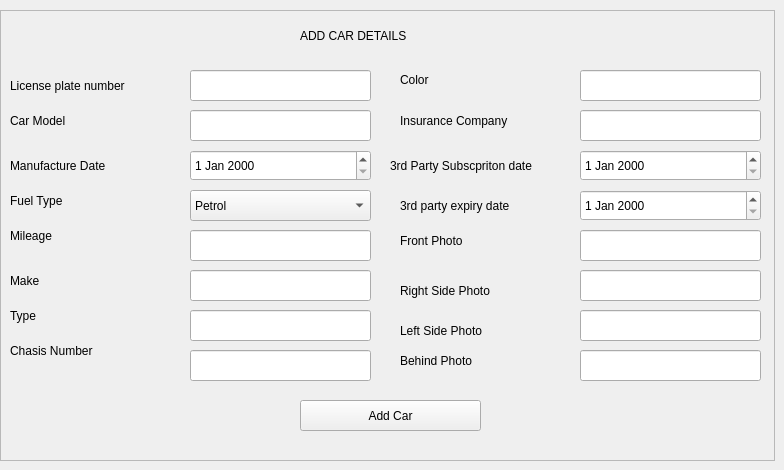
      <widget class="QWidget" name="page_4">
       <widget class="QFrame" name="frame">
        <property name="geometry">
         <rect>
          <x>0</x>
          <y>10</y>
          <width>775</width>
          <height>451</height>
         </rect>
        </property>
        <property name="autoFillBackground">
         <bool>true</bool>
        </property>
        <property name="frameShape">
         <enum>QFrame::StyledPanel</enum>
        </property>
        <property name="frameShadow">
         <enum>QFrame::Raised</enum>
        </property>
        <widget class="QLineEdit" name="lineEdit_7">
         <property name="geometry">
          <rect>
           <x>580</x>
           <y>100</y>
           <width>181</width>
           <height>31</height>
          </rect>
         </property>
         <property name="autoFillBackground">
          <bool>false</bool>
         </property>
        </widget>
        <widget class="QLabel" name="label_25">
         <property name="geometry">
          <rect>
           <x>10</x>
           <y>290</y>
           <width>101</width>
           <height>31</height>
          </rect>
         </property>
         <property name="text">
          <string>Type</string>
         </property>
        </widget>
        <widget class="QLineEdit" name="initial_mileage">
         <property name="geometry">
          <rect>
           <x>190</x>
           <y>220</y>
           <width>181</width>
           <height>31</height>
          </rect>
         </property>
         <property name="autoFillBackground">
          <bool>false</bool>
         </property>
        </widget>
        <widget class="QLabel" name="label_26">
         <property name="geometry">
          <rect>
           <x>10</x>
           <y>230</y>
           <width>46</width>
           <height>13</height>
          </rect>
         </property>
         <property name="text">
          <string/>
         </property>
        </widget>
        <widget class="QLineEdit" name="lineEdit_5">
         <property name="geometry">
          <rect>
           <x>580</x>
           <y>340</y>
           <width>181</width>
           <height>31</height>
          </rect>
         </property>
        </widget>
        <widget class="QDateEdit" name="manudate">
         <property name="geometry">
          <rect>
           <x>190</x>
           <y>140</y>
           <width>181</width>
           <height>31</height>
          </rect>
         </property>
         <property name="autoFillBackground">
          <bool>true</bool>
         </property>
        </widget>
        <widget class="QLabel" name="label_27">
         <property name="geometry">
          <rect>
           <x>10</x>
           <y>60</y>
           <width>141</width>
           <height>31</height>
          </rect>
         </property>
         <property name="text">
          <string>License plate number</string>
         </property>
        </widget>
        <widget class="QLineEdit" name="lineEdit_6">
         <property name="geometry">
          <rect>
           <x>580</x>
           <y>260</y>
           <width>181</width>
           <height>31</height>
          </rect>
         </property>
         <property name="autoFillBackground">
          <bool>false</bool>
         </property>
        </widget>
        <widget class="QComboBox" name="fuel_type">
         <property name="geometry">
          <rect>
           <x>190</x>
           <y>180</y>
           <width>181</width>
           <height>31</height>
          </rect>
         </property>
         <property name="autoFillBackground">
          <bool>true</bool>
         </property>
         <item>
          <property name="text">
           <string>Petrol</string>
          </property>
         </item>
         <item>
          <property name="text">
           <string>Deisel</string>
          </property>
         </item>
        </widget>
        <widget class="QLabel" name="label_28">
         <property name="geometry">
          <rect>
           <x>400</x>
           <y>60</y>
           <width>151</width>
           <height>20</height>
          </rect>
         </property>
         <property name="text">
          <string>Color</string>
         </property>
        </widget>
        <widget class="QLabel" name="label_29">
         <property name="geometry">
          <rect>
           <x>10</x>
           <y>180</y>
           <width>121</width>
           <height>21</height>
          </rect>
         </property>
         <property name="text">
          <string>Fuel Type</string>
         </property>
        </widget>
        <widget class="QLabel" name="label_30">
         <property name="geometry">
          <rect>
           <x>400</x>
           <y>310</y>
           <width>131</width>
           <height>21</height>
          </rect>
         </property>
         <property name="text">
          <string>Left Side Photo</string>
         </property>
        </widget>
        <widget class="QDateEdit" name="expirydate">
         <property name="geometry">
          <rect>
           <x>580</x>
           <y>180</y>
           <width>181</width>
           <height>31</height>
          </rect>
         </property>
        </widget>
        <widget class="QDateEdit" name="subscriptiondate">
         <property name="geometry">
          <rect>
           <x>580</x>
           <y>140</y>
           <width>181</width>
           <height>31</height>
          </rect>
         </property>
         <property name="autoFillBackground">
          <bool>true</bool>
         </property>
        </widget>
        <widget class="QLabel" name="label_31">
         <property name="geometry">
          <rect>
           <x>300</x>
           <y>10</y>
           <width>191</width>
           <height>31</height>
          </rect>
         </property>
         <property name="text">
          <string>ADD CAR DETAILS</string>
         </property>
        </widget>
        <widget class="QLineEdit" name="lineEdit_8">
         <property name="geometry">
          <rect>
           <x>580</x>
           <y>220</y>
           <width>181</width>
           <height>31</height>
          </rect>
         </property>
         <property name="autoFillBackground">
          <bool>false</bool>
         </property>
        </widget>
        <widget class="QLabel" name="label_32">
         <property name="geometry">
          <rect>
           <x>10</x>
           <y>140</y>
           <width>131</width>
           <height>31</height>
          </rect>
         </property>
         <property name="text">
          <string>Manufacture Date</string>
         </property>
        </widget>
        <widget class="QLabel" name="InsuranceCompany">
         <property name="geometry">
          <rect>
           <x>400</x>
           <y>100</y>
           <width>151</width>
           <height>21</height>
          </rect>
         </property>
         <property name="text">
          <string>Insurance Company</string>
         </property>
        </widget>
        <widget class="QLineEdit" name="lineEdit_9">
         <property name="geometry">
          <rect>
           <x>580</x>
           <y>300</y>
           <width>181</width>
           <height>31</height>
          </rect>
         </property>
        </widget>
        <widget class="QPushButton" name="addcar">
         <property name="geometry">
          <rect>
           <x>300</x>
           <y>390</y>
           <width>181</width>
           <height>31</height>
          </rect>
         </property>
         <property name="autoFillBackground">
          <bool>true</bool>
         </property>
         <property name="text">
          <string>Add Car</string>
         </property>
        </widget>
        <widget class="QLabel" name="label_33">
         <property name="geometry">
          <rect>
           <x>400</x>
           <y>270</y>
           <width>141</width>
           <height>21</height>
          </rect>
         </property>
         <property name="text">
          <string>Right Side Photo</string>
         </property>
        </widget>
        <widget class="QLineEdit" name="carcolor">
         <property name="geometry">
          <rect>
           <x>580</x>
           <y>60</y>
           <width>181</width>
           <height>31</height>
          </rect>
         </property>
         <property name="autoFillBackground">
          <bool>false</bool>
         </property>
        </widget>
        <widget class="QLabel" name="label_34">
         <property name="geometry">
          <rect>
           <x>400</x>
           <y>220</y>
           <width>121</width>
           <height>21</height>
          </rect>
         </property>
         <property name="text">
          <string>Front Photo</string>
         </property>
        </widget>
        <widget class="QLabel" name="label_35">
         <property name="geometry">
          <rect>
           <x>400</x>
           <y>340</y>
           <width>121</width>
           <height>21</height>
          </rect>
         </property>
         <property name="text">
          <string>Behind Photo</string>
         </property>
        </widget>
        <widget class="QLabel" name="label_36">
         <property name="geometry">
          <rect>
           <x>10</x>
           <y>210</y>
           <width>151</width>
           <height>31</height>
          </rect>
         </property>
         <property name="text">
          <string>Mileage</string>
         </property>
        </widget>
        <widget class="QLineEdit" name="licensenumber">
         <property name="geometry">
          <rect>
           <x>190</x>
           <y>60</y>
           <width>181</width>
           <height>31</height>
          </rect>
         </property>
         <property name="autoFillBackground">
          <bool>false</bool>
         </property>
        </widget>
        <widget class="QLabel" name="label_37">
         <property name="geometry">
          <rect>
           <x>10</x>
           <y>330</y>
           <width>161</width>
           <height>21</height>
          </rect>
         </property>
         <property name="text">
          <string>Chasis Number</string>
         </property>
        </widget>
        <widget class="QLabel" name="label_38">
         <property name="geometry">
          <rect>
           <x>400</x>
           <y>180</y>
           <width>151</width>
           <height>31</height>
          </rect>
         </property>
         <property name="text">
          <string>3rd party expiry date</string>
         </property>
        </widget>
        <widget class="QLabel" name="label_39">
         <property name="geometry">
          <rect>
           <x>10</x>
           <y>100</y>
           <width>101</width>
           <height>21</height>
          </rect>
         </property>
         <property name="text">
          <string>Car Model</string>
         </property>
        </widget>
        <widget class="QLabel" name="label_40">
         <property name="geometry">
          <rect>
           <x>10</x>
           <y>260</y>
           <width>91</width>
           <height>21</height>
          </rect>
         </property>
         <property name="text">
          <string>Make</string>
         </property>
        </widget>
        <widget class="QLabel" name="label_41">
         <property name="geometry">
          <rect>
           <x>390</x>
           <y>140</y>
           <width>181</width>
           <height>31</height>
          </rect>
         </property>
         <property name="text">
          <string>3rd Party Subscpriton date</string>
         </property>
        </widget>
        <widget class="QLineEdit" name="carmake">
         <property name="geometry">
          <rect>
           <x>190</x>
           <y>260</y>
           <width>181</width>
           <height>31</height>
          </rect>
         </property>
         <property name="autoFillBackground">
          <bool>false</bool>
         </property>
        </widget>
        <widget class="QLineEdit" name="cartype">
         <property name="geometry">
          <rect>
           <x>190</x>
           <y>300</y>
           <width>181</width>
           <height>31</height>
          </rect>
         </property>
         <property name="autoFillBackground">
          <bool>false</bool>
         </property>
        </widget>
        <widget class="QLineEdit" name="chasisnumber">
         <property name="geometry">
          <rect>
           <x>190</x>
           <y>340</y>
           <width>181</width>
           <height>31</height>
          </rect>
         </property>
        </widget>
        <widget class="QLineEdit" name="carmodel">
         <property name="geometry">
          <rect>
           <x>190</x>
           <y>100</y>
           <width>181</width>
           <height>31</height>
          </rect>
         </property>
         <property name="autoFillBackground">
          <bool>false</bool>
         </property>
        </widget>
       </widget>
      </widget>
